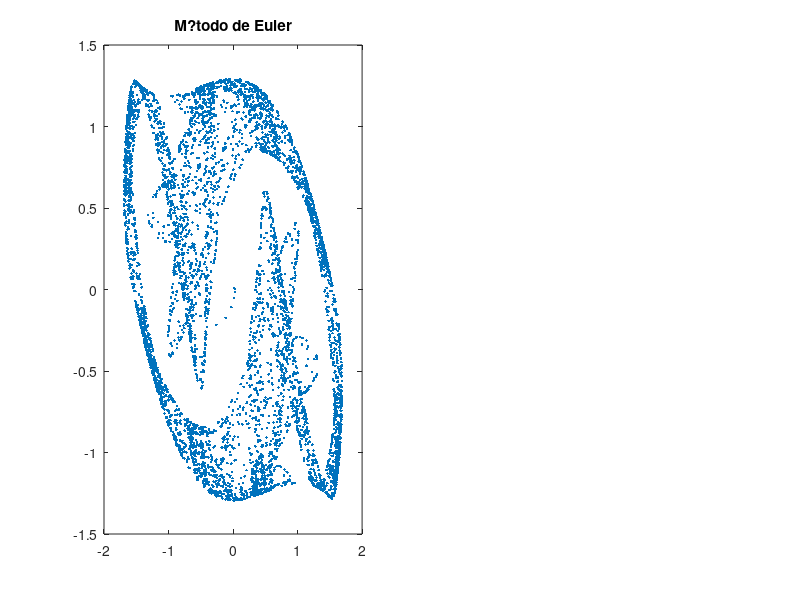

MATLAB code for this plot: (Note: this script raises an error after producing the figure.)
close all
clear all
clc

ti=0;
tf=5000;
h=0.82;

t=ti:h:tf;

%vetores e condi??es iniciais 

x=zeros(1,length(t));
y=zeros(1,length(t));

y(1)=0.01;
x(1)=0.01;


%Integrador Euler 


for i=1:length(t)-1
    dxdt=y(i);
    dydt=(1-x(i).^2-y(i).^2)*y(i)-x(i);
    
    y(i+1)=y(i)+dydt*h;
    x(i+1)=x(i)+dxdt*h;
    
end

subplot(1,2,1)
plot(x,y,'.')
title('M?todo de Euler')


%fun??es an?nimas RK_4

 fx= @(y) y;
 fy= @(x,y) (1-x^2-y^2)*y-x;


%Integrador Runge-Kutta 4? Ordem

for i=1:length(t)-1
  r1v=fv(y(i),v(i),t(i));
  r1y=fy()
  
    
end


subplot(1,2,2)
plot(x,y,'.')
title('M?todo de R.K 4? Ordem')



